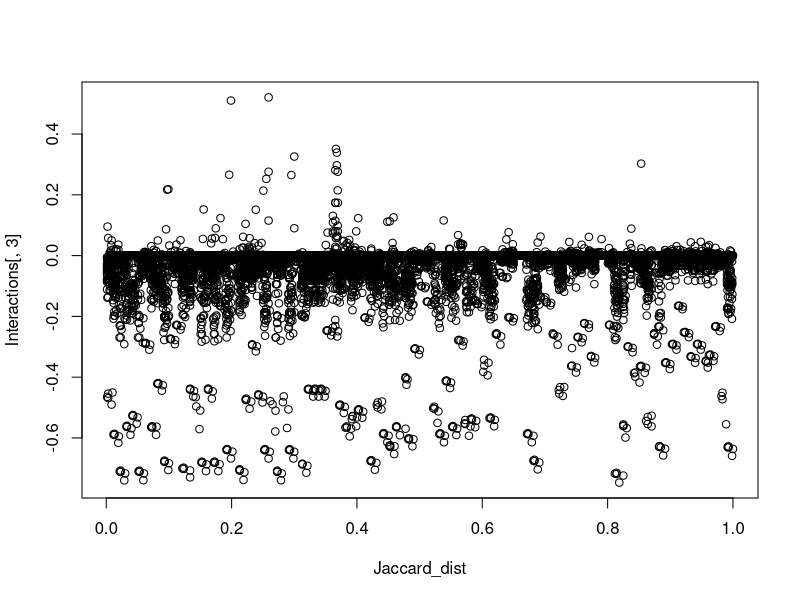
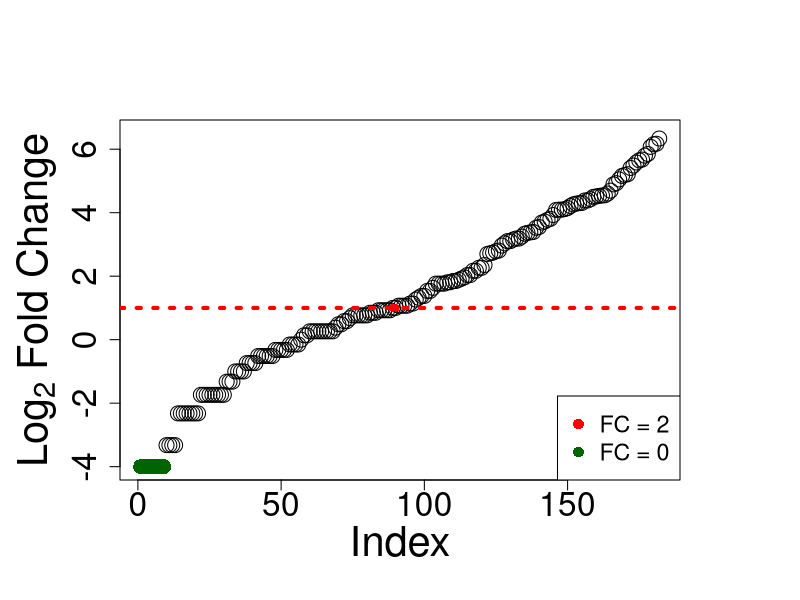
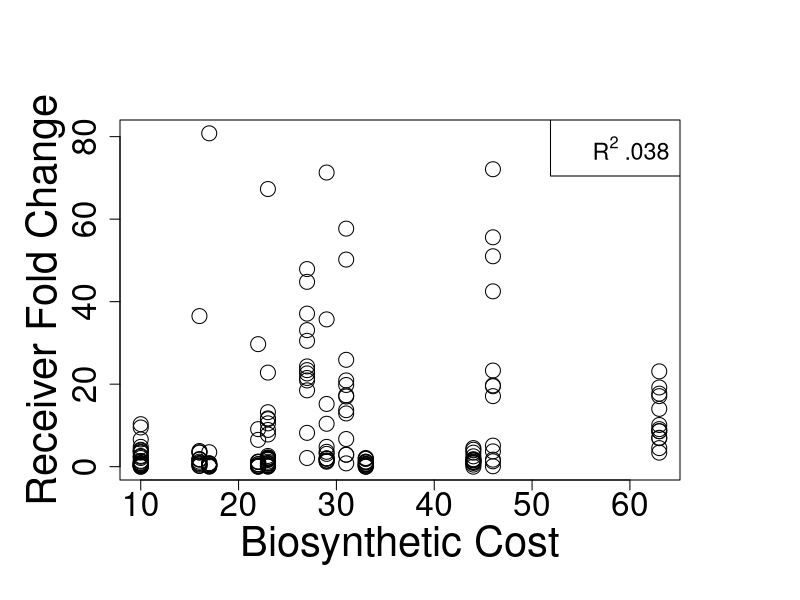
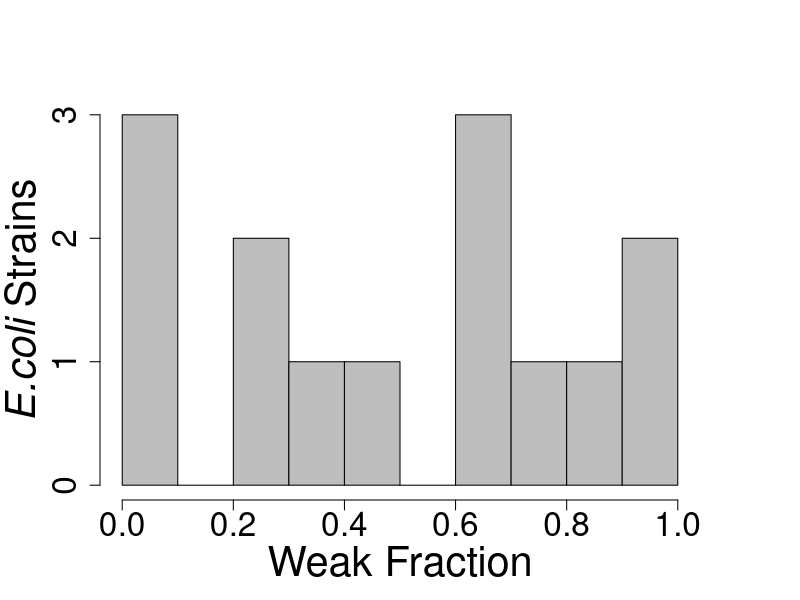
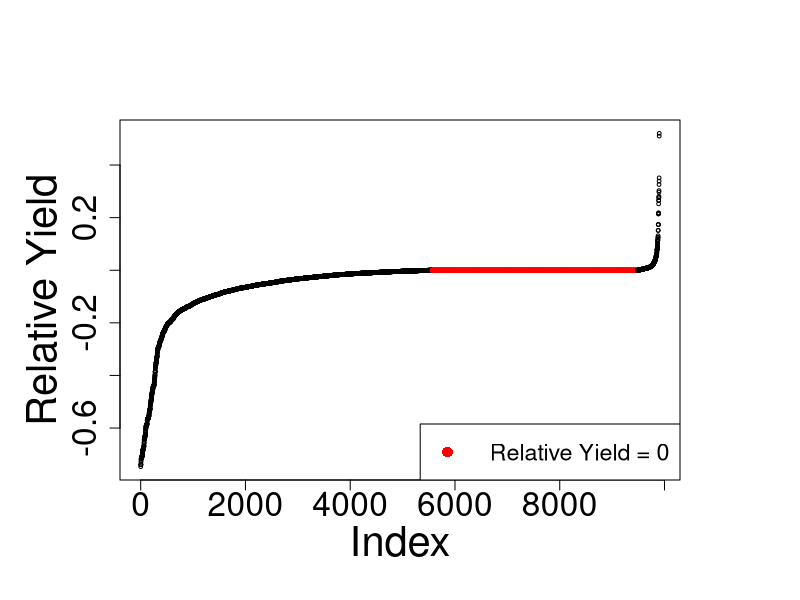
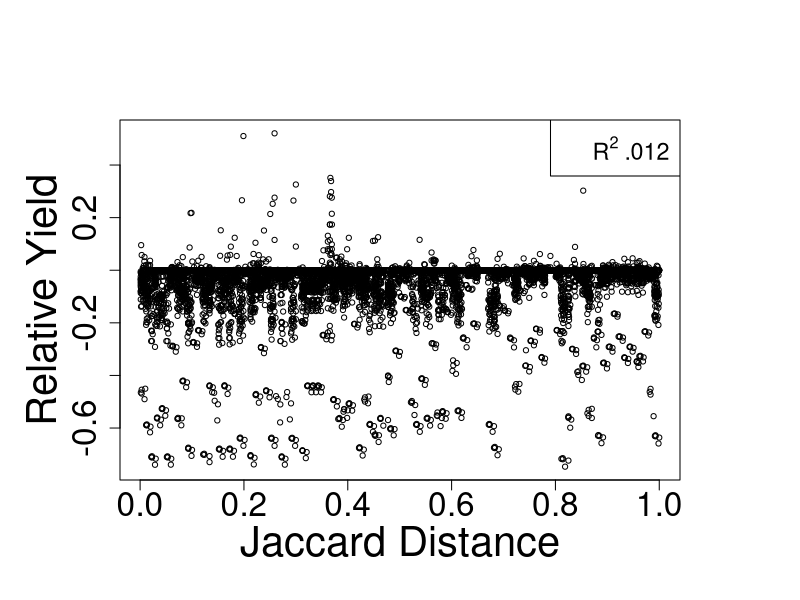

Generate these figures, in order, with R: (Note: this script raises an error after producing the figures.)
# 18 Aug 17
# Demetrius DiMucci

# Figure 2A and 2B
# Distribution of growth responses for E.coli and for FBA

# E.coli responses
Ixns <- read.table('Interactions.txt',header=TRUE)
response <- log2(sort(Ixns[,5]))
pdf(file='EcoliDist.pdf')
par(mar=c(6,6,6,6))
plot(response,ylab=expression(paste('Log'[2],' Fold Change')),
     cex=2,cex.lab=2.5,ylim=c(-4,6.5),cex.axis=2,pch=1)

points(c(89,90),c(1,1),col='red',pch=16,cex=1)
points(rep(-4,9),cex=2,pch=16,col='darkgreen')
abline(h=1,lty=3,col='red',lwd=4)
legend('bottomright',legend=c('FC = 2','FC = 0'),pch=c(16,16,16),
       bg='white',col=c('red','darkgreen'),cex=1.4)
dev.off()

pdf(file='CostCorrelation.pdf')
par(mar=c(6,6,6,6))
R2 <- round(cor(Ixns[,7],Ixns[,5])^2)

plot(Ixns[,7],Ixns[,5],xlab='Biosynthetic Cost',ylab='Receiver Fold Change',
     cex.axis=2,cex=2,cex.lab=2.5)
legend('topright',legend=(expression(paste('R'^2,' .038'))),
       cex=1.4)
dev.off()

negEcoli <- vector()
count <- 0
for(i in 1:14){
  start <- 13*(i-1)+1
  end <- 13*i
  
  negEcoli[i] <- length(which(Ixns[start:end,5] <= 2))
  count <- count + 1
}


pdf(file='EcoliHist.pdf')
par(mar=c(5,5,5,5))
hist(negEcoli/13,col='grey',breaks=10,xlab='Weak Fraction',
     ylab=expression(paste(italic('E.coli '),'Strains')),main='',cex.axis=2,cex.lab=2.5)
dev.off()

# FBA responses
Outcomes <- read.table("RYTable.txt")
Monos <- which(Outcomes[,1]==Outcomes[,2])
Interactions <- Outcomes[-Monos,]
yields = sort(Interactions[,3])
pdf(file='FBADist.pdf')
par(mar=c(6,6,6,6))

neutral <- which(yields==0)
colors <- rep('black',9900)
colors[neutral]='red'
plot(yields,cex=.5,ylab='Relative Yield',cex.lab=2.5,cex.main=2,col=colors,cex.axis=2)
#abline(h=0,lwd=2,col='red',lty=2) 
legend('bottomright','Relative Yield = 0',pch=16,col='red',lwd=0,cex=1.4)
dev.off()



#
Jaccard_dist <- read.csv("JaccardPredictions.csv")[,2]

plot(Jaccard_dist,Interactions[,3])

pdf(file='JaccardFBACorrelation.pdf')
par(mar=c(6,6,6,6))
R2 <- round(cor(Interactions[,3],Jaccard_dist)^2,3)

plot(Jaccard_dist,Interactions[,3],xlab='Jaccard Distance',ylab='Relative Yield',
     cex.axis=2,cex=.7,cex.lab=2.5)
legend('topright',legend=(expression(paste('R'^2,' .012'))),
       cex=1.4)
dev.off()

negIxns <- vector()
accuracy <- vector()
count <- 0
for(i in 1:100){
  start <- 100*(i-1)+1
  end <- 100*i
  
  negIxns[i] <- length(which(OBS[start:end,3] < 0))
  count <- count + 1
}

accuracy <- vector()
for(i in 1:100){
  start <- 99*(i-1)+1
  end <- 99*i
  
  accuracy[i] <- length(which(exRf$y[start:end] == exRf$predicted[start:end]))
}


pdf(file='FBAHist.pdf')
par(mar=c(5,5,5,5))
hist(negIxns/99,col='grey',breaks=10,xlab='Negative Fraction',
     ylab='Models',main='',cex.axis=2,cex.lab=2.5)
dev.off()

pdf(file='FBADist_points.pdf')
par(mar=c(5,5,5,5))
plot(sort(negIxns/99),ylab='Negative Fraction',cex.axis=2,
     cex.lab=2.5,cex=1,pch=16)
dev.off()

pdf(file='FBADist_hist.pdf')
par(mar=c(5,5,5,5))
hist(negIxns/99,ylab='# Organisms',cex.axis=2,main='',
     cex.lab=2.5,cex=1,pch=16,xlab='Negative Fraction',col='grey')
dev.off()
####
# count <- 0
# corEcoli <- vector()
# for(i in 1:14){
#   start <- 13*(i-1)+1
#   end <- 13*i
#   
#   corEcoli[i] <- cor(Ixns[start:end,5],Ixns[start:end,8],method='spearman')
#   plot(Ixns[start:end,5],Ixns[start:end,8])
#   abline(0,1)
#   count <- count + 1
# }
